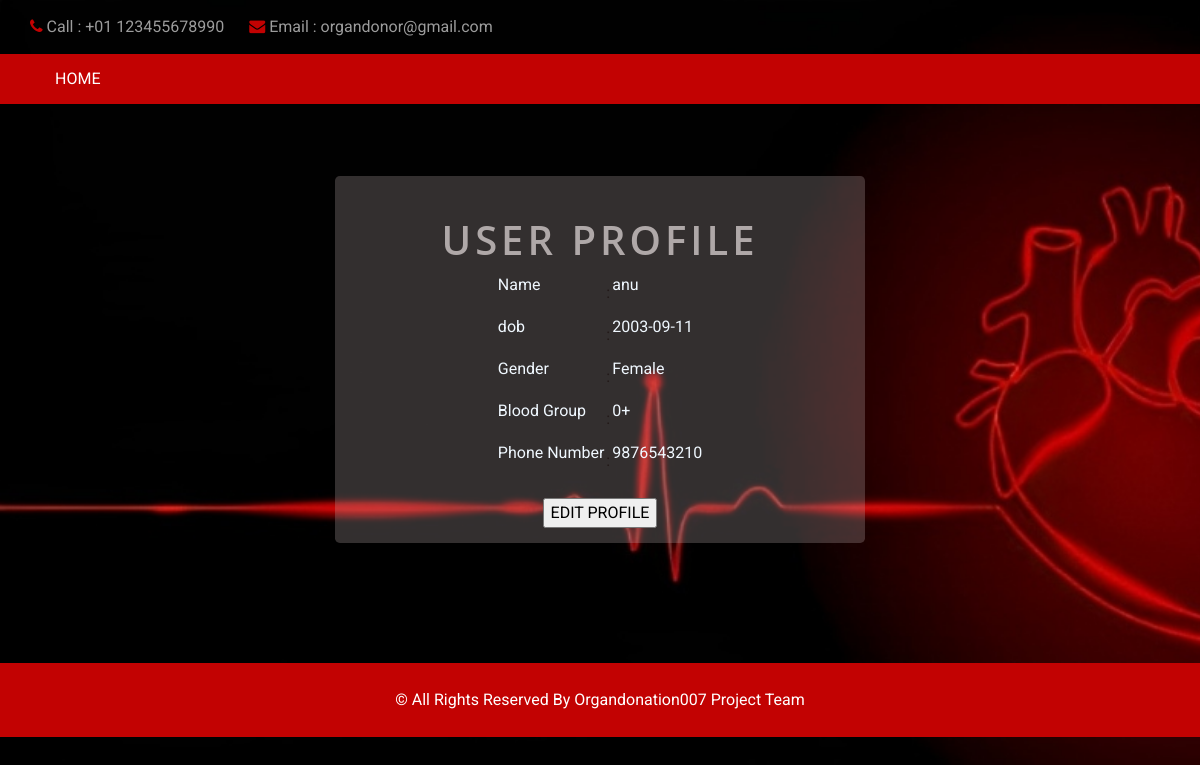
Screenshot of /profile/ (signed in) with the database file from the repository.
### donar_app/models.py (models this page shows)
class model_user(models.Model):
    name = models.CharField(max_length=100)
    dob = models.CharField(max_length=100)
    gender = models.CharField(max_length=10)
    bloodgroup = models.CharField(max_length=5)
    phone_no = models.CharField(max_length=15)
    mail = models.EmailField()
    password = models.CharField(max_length=100)

### donar_app/views.py (the view)
# urls.py: path('profile/',views.profile,name='profile'),
def profile(request):
    email=request.session['email']
    cr=model_user.objects.get(mail=email)
    if cr:
        user_info = {
            'name':cr.name,
            'dob': cr.dob,
            'gender': cr.gender,
            'bloodgroup': cr.bloodgroup,
            'phone_no': cr.phone_no,
            'email': cr.mail,
            'password': cr.password
        }
        return render(request, 'profile.html', user_info)
    else:
        return render(request, 'user_login.html')

### donar_app/templates/profile.html (shortened to what this page needs)
{% load static %}
<!DOCTYPE html>
<html>
<head>
  <link rel="stylesheet" type="text/css" href="{% static 'css/bootstrap.css' %}" />
  <link rel="stylesheet" type="text/css" href="https://cdnjs.cloudflare.com/ajax/libs/OwlCarousel2/2.3.4/assets/owl.carousel.min.css" />
  <link href="{% static 'css/font-awesome.min.css' %}" rel="stylesheet" />
  <link rel="stylesheet" href="https://cdnjs.cloudflare.com/ajax/libs/jquery-nice-select/1.1.0/css/nice-select.min.css" />
  <link rel="stylesheet" href="https://cdnjs.cloudflare.com/ajax/libs/bootstrap-datepicker/1.3.0/css/datepicker.css">
  <link href="{% static 'css/style.css' %}" rel="stylesheet" />
  <link href="{% static 'css/responsive.css' %}" rel="stylesheet" />
</head>
<body>
  <div class="hero_area">
    <header class="header_section">
      <div class="header_top">
        <div class="container">
          <div class="contact_nav">
            <a href="">
              <i class="fa fa-phone" aria-hidden="true"></i>
              <span>
                Call : +01 123455678990
              </span>
            </a>
            <a href="">
              <i class="fa fa-envelope" aria-hidden="true"></i>
              <span>
                Email : organdonor@gmail.com</span>
            </a>
          </div>
      </div>
 </div>
      <div class="header_bottom">
        <div class="container-fluid">
          <nav class="navbar navbar-expand-lg custom_nav-container ">
            <div class="collapse navbar-collapse" id="navbarSupportedContent">
              <div class="d-flex mr-auto flex-column flex-lg-row align-items-center">
                <ul class="navbar-nav  ">
                  <li class="nav-item active">
                    <a class="nav-link" href="/home/">Home <span class="sr-only">(current)</span></a>
                  </li>
                </ul>
              </div>
            </div>
          </nav>
        </div>
      </div>
    </header>
  </div>
  <br><br><br>
  <div class="container1"><center>
    <form action="/profile/" method="post" enctype="multipart/form-data" class="form-horizontal" role="form">
      <h2 class="text-center">USER PROFILE</h2>
  <table>
  <tr>
      <td><p>Name</p></td>
      <td>:</td>
      <td><p>{{ name }}</p></td>
  </tr>
  <tr>
      <td><p>dob</p></td>
      <td>:</td>
      <td><p>{{ dob }}</p></td>
    </tr>
<tr>
        <td><p>Gender</p></td>
        <td>:</td>
        <td><p>{{ gender }}</p></td>
    </tr>
    <tr>
          <td><p>Blood Group</p></td>
          <td>:</td>
          <td><p> {{ bloodgroup }}</p></td>
    </tr>
            <td><p>Phone Number</p></td>
            <td>:</td>
             <td><p>{{ phone_no }}</p></td>
     </table>
     </form>
      <p></p></center>
   <center>
    <form action="/edit_profile" method="POST">
    <input type="submit" value="EDIT PROFILE">
  </form></center>
      </div><br><br>
    <br><br>
</div> <br>
   <footer class="footer_section">
    <div class="container">
      <p>
        &copy;  All Rights Reserved By
        <a href="">Organdonation007 Project Team</a>
      </p>
    </div>
  </footer>

### donar_app/static/css/style.css (style rules this page uses)
body { font-family: 'Roboto', sans-serif; color: #231918; background-color: #000000; overflow-x: hidden; }
a, a:hover, a:focus { text-decoration: none; }
.hero_area { position: relative; }
.header_section .header_top { padding: 15px 0; }
.header_section .header_top .contact_nav { display: -webkit-box; display: -ms-flexbox; display: flex; }
.header_section .header_top .contact_nav a { margin-right: 25px; color: #9c9c9c; }
.header_section .header_top .contact_nav a i { color: #c20202; }
.header_section .header_bottom { background-color: #c20202; }
.header_section .header_bottom .container-fluid { padding-right: 25px; padding-left: 25px; }
.custom_nav-container { padding: 0; }
.custom_nav-container .navbar-nav .nav-item .nav-link { padding: 3px 15px; margin: 10px 15px; color: #ffffff; text-align: center; text-transform: uppercase; }
.footer_section { position: relative; background-color: #c20202; text-align: center; }
.footer_section p { color: #ffffff; padding: 25px 0; margin: 0; }
.footer_section p a { color: inherit; }

### donar_app/static/css/responsive.css (style rules this page uses)
@media (min-width: 1200px) { .container { max-width: 1170px; } }

### rows the page displays
model_user: name "anu", dob "2003-09-11", gender "Female", bloodgroup "0+", phone_no "9876543210"
